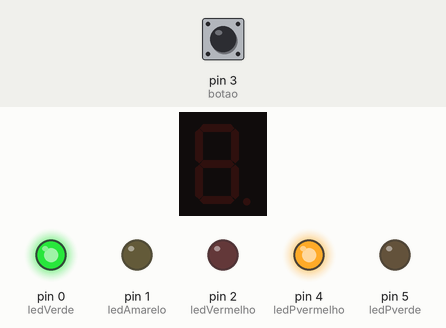
Bench run of a sketch on a simulated Arduino Uno, built with avr-gcc and run on an emulated ATmega328P. Shown: 1-digit seven-segment display, output pins drawn as LEDs (lit = HIGH). Inputs (shaded band) come from the test bench; at power-on: pin 3 (botao) LOW.

Above: at 1.2 s.
1.3 s: pin 3 (botao) pulled HIGH for 0.15 s
At 2.4 s:
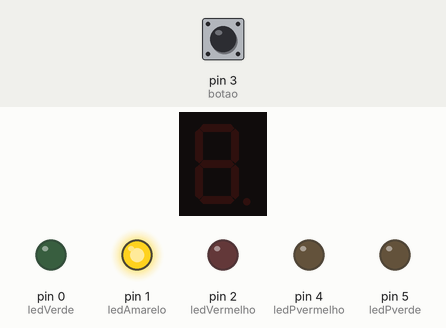
At 4.1 s:
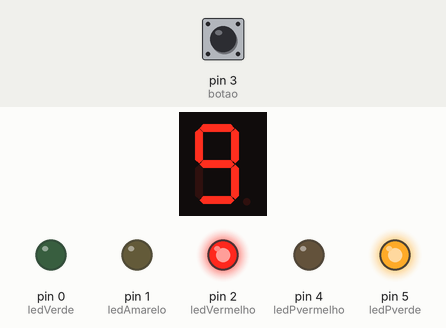
Timing chart, 0 to 13.3 s (numbered marks = the images above; inputs shaded):
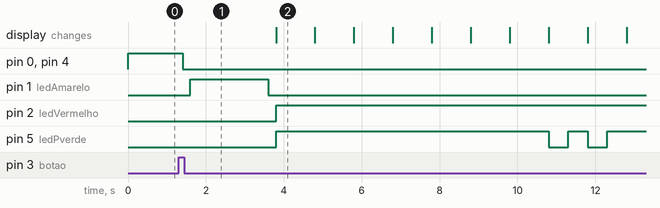

The sketch:

semaforo-contador.ino
```cpp
// Simula um sistema de semáforo com um recurso adicional de display de contagem regressiva.
// Inclui um sinal de pedestres e um display de 7 segmentos para contar o tempo restante do sinal vermelho.
// O sistema responde ao pressionamento de um botão, simulando um pedestre solicitando para atravessar a rua.

#include "SevSeg.h"
SevSeg setSeg;

int ledVerde = 0;
int ledAmarelo = 1;
int ledVermelho = 2;
int botao = 3;
int ledPvermelho = 4;
int ledPverde = 5;

int a = 6;
int b = 7;
int c = 8;
int d = 9;
int e = 10;
int f = 11;
int g = 12;
int dp = 13;

void setup() {
  byte num = 1;
  byte pinos[] = {};
  byte pinosDisplay[] = { a, b, c, d, e, f, g, dp };
  setSeg.begin(COMMON_CATHODE, num, pinos, pinosDisplay, true);
  // put your setup code here, to run once:
  pinMode(ledVerde, OUTPUT);
  pinMode(ledAmarelo, OUTPUT);
  pinMode(ledVermelho, OUTPUT);
  pinMode(botao, INPUT);
  pinMode(ledPverde, OUTPUT);
  pinMode(ledPvermelho, OUTPUT);
}

int bot1 = 0;

void loop() {
  digitalWrite(ledPverde, LOW);
  digitalWrite(ledPvermelho, HIGH);
  digitalWrite(ledVerde, HIGH);
  bot1 = digitalRead(botao);
  delay(100);

  if (bot1 == 1) {
    digitalWrite(ledPvermelho, LOW);
    digitalWrite(ledVerde, LOW);
    delay(200);
    digitalWrite(ledAmarelo, HIGH);
    delay(2000);
    digitalWrite(ledAmarelo, LOW);
    delay(200);
    digitalWrite(ledVermelho, HIGH);
    digitalWrite(ledPverde, HIGH);
    for (int i = 9; i > 2; i--) {
      setSeg.setNumber(i);
      setSeg.refreshDisplay();
      delay(1000);
    }
    setSeg.setNumber(2);
    setSeg.refreshDisplay();
    digitalWrite(ledPverde, LOW);
    delay(500);
    digitalWrite(ledPverde, HIGH);
    delay(500);
    setSeg.setNumber(1);
    setSeg.refreshDisplay();
    digitalWrite(ledPverde, LOW);
    delay(500);
    digitalWrite(ledPverde, HIGH);
    delay(500);

    setSeg.setNumber(0);
    setSeg.refreshDisplay();
    digitalWrite(ledPverde, HIGH);
    delay(500);
    digitalWrite(ledPverde, LOW);
    delay(500);

    digitalWrite(ledVermelho, LOW);
  }
}
```

Measured:
- after the input at 1.3 s, pin 0 (ledVerde), pin 4 (ledPvermelho): HIGH → LOW after 0.10 s; pin 1 (ledAmarelo): LOW → HIGH after 0.30 s, → LOW 2.0 s later; pin 2 (ledVermelho): LOW → HIGH after 2.5 s; pin 5 (ledPverde): goes HIGH 7.0 s, LOW 0.50 s, HIGH 0.50 s, LOW 0.50 s, then HIGH, starting after 2.5 s
